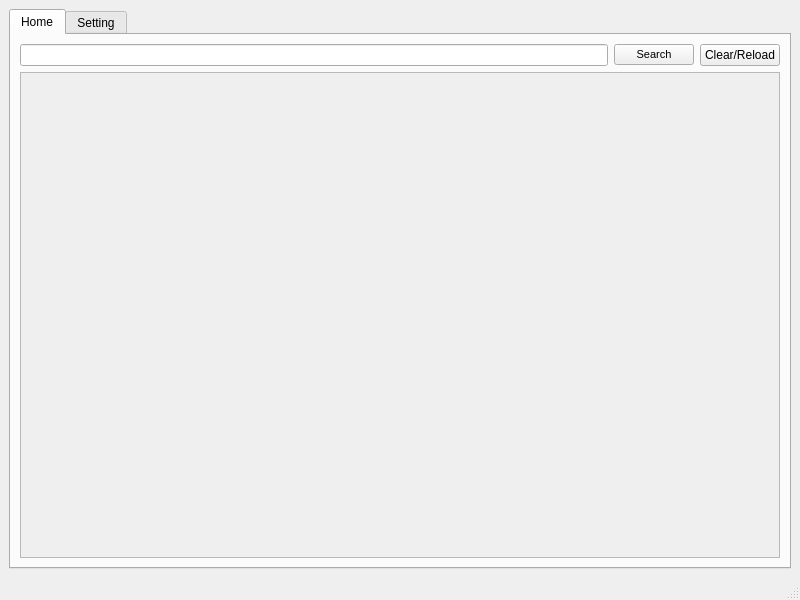
<?xml version="1.0" encoding="UTF-8"?>
<ui version="4.0">
 <class>MainWindow</class>
 <widget class="QMainWindow" name="MainWindow">
  <property name="geometry">
   <rect>
    <x>0</x>
    <y>0</y>
    <width>800</width>
    <height>600</height>
   </rect>
  </property>
  <property name="windowTitle">
   <string>MainWindow</string>
  </property>
  <widget class="QWidget" name="centralwidget">
   <layout class="QHBoxLayout" name="horizontalLayout">
    <item>
     <widget class="QTabWidget" name="tabWidget">
      <property name="currentIndex">
       <number>0</number>
      </property>
      <widget class="QWidget" name="tab">
       <attribute name="title">
        <string>Home</string>
       </attribute>
       <layout class="QGridLayout" name="gridLayout_2">
        <item row="0" column="1">
         <widget class="QLineEdit" name="searchEdit"/>
        </item>
        <item row="0" column="2">
         <widget class="QPushButton" name="searchButton">
          <property name="font">
           <font>
            <pointsize>8</pointsize>
           </font>
          </property>
          <property name="text">
           <string>Search</string>
          </property>
         </widget>
        </item>
        <item row="0" column="3">
         <widget class="QPushButton" name="clearButton">
          <property name="text">
           <string>Clear/Reload</string>
          </property>
         </widget>
        </item>
        <item row="1" column="1" colspan="3">
         <widget class="QScrollArea" name="scrollArea">
          <property name="widgetResizable">
           <bool>true</bool>
          </property>
          <widget class="QWidget" name="scrollAreaWidgetContents_4">
           <property name="geometry">
            <rect>
             <x>0</x>
             <y>0</y>
             <width>748</width>
             <height>439</height>
            </rect>
           </property>
           <layout class="QGridLayout" name="gridLayout"/>
          </widget>
         </widget>
        </item>
       </layout>
      </widget>
      <widget class="QWidget" name="tab_2">
       <attribute name="title">
        <string>Setting</string>
       </attribute>
       <widget class="QLabel" name="usn">
        <property name="geometry">
         <rect>
          <x>20</x>
          <y>10</y>
          <width>721</width>
          <height>41</height>
         </rect>
        </property>
        <property name="font">
         <font>
          <pointsize>20</pointsize>
         </font>
        </property>
        <property name="text">
         <string>Hello</string>
        </property>
       </widget>
       <widget class="QPushButton" name="uppro">
        <property name="geometry">
         <rect>
          <x>220</x>
          <y>120</y>
          <width>261</width>
          <height>41</height>
         </rect>
        </property>
        <property name="font">
         <font>
          <pointsize>12</pointsize>
         </font>
        </property>
        <property name="text">
         <string>Update Profile</string>
        </property>
       </widget>
       <widget class="QPushButton" name="vipro">
        <property name="geometry">
         <rect>
          <x>220</x>
          <y>200</y>
          <width>261</width>
          <height>41</height>
         </rect>
        </property>
        <property name="font">
         <font>
          <pointsize>12</pointsize>
         </font>
        </property>
        <property name="text">
         <string>View Profile</string>
        </property>
       </widget>
       <widget class="QPushButton" name="gochat">
        <property name="geometry">
         <rect>
          <x>220</x>
          <y>270</y>
          <width>261</width>
          <height>41</height>
         </rect>
        </property>
        <property name="font">
         <font>
          <pointsize>12</pointsize>
         </font>
        </property>
        <property name="text">
         <string>Create/Enter Chat Room</string>
        </property>
       </widget>
      </widget>
     </widget>
    </item>
   </layout>
  </widget>
  <widget class="QMenuBar" name="menubar">
   <property name="geometry">
    <rect>
     <x>0</x>
     <y>0</y>
     <width>800</width>
     <height>26</height>
    </rect>
   </property>
  </widget>
  <widget class="QStatusBar" name="statusbar"/>
 </widget>
 <resources/>
 <connections/>
</ui>
